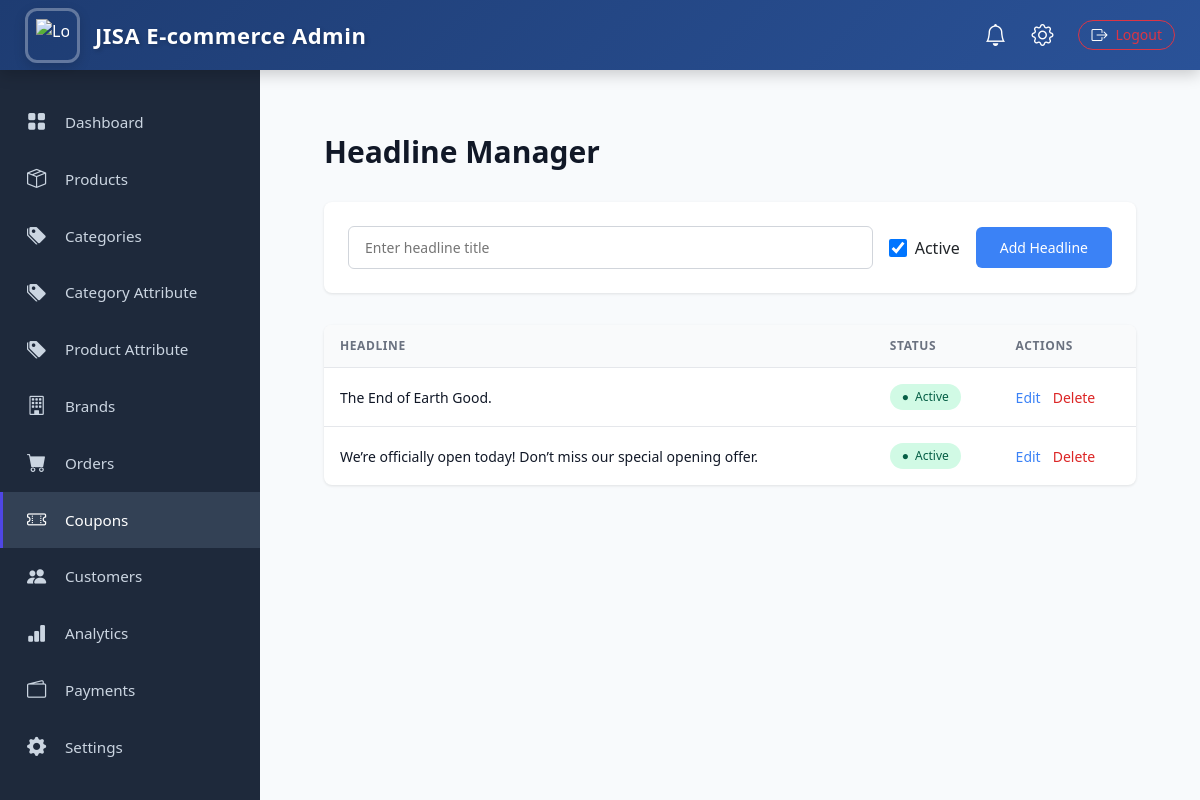
/adminpanel/headline/, run on the app's committed database.
### admin_panel/models.py (models this page shows, shortened)
class SiteHeadline(models.Model):
    title = models.CharField(max_length=255)
    is_active = models.BooleanField(default=True)
    created_at = models.DateTimeField(auto_now_add=True)

### admin_panel/views.py (the view, shortened to what this page needs)
# urls.py: path('headline/', views.headline_page, name='headline_page'),
def headline_page(request):
    edit_headline = None
    edit_id = request.GET.get('edit')
    if edit_id:
        edit_headline = get_object_or_404(SiteHeadline, id=edit_id)
    headlines = SiteHeadline.objects.order_by('-created_at')
    return render(request, 'headline/page.html', {
        'headlines': headlines,
        'edit_headline': edit_headline
    })

### core/context_processors.py (called while the page is built)
def categories_menu(request):
    categories = Category.objects.filter(parent__isnull=True).prefetch_related('children')
    return {'menu_categories': categories}

### admin_panel/templates/headline/page.html (shortened to what this page needs)
{% extends "admin-base.html" %}
{% block content %}
<div class="headline-container">
    <div class="page-header">
        <h2>Headline Manager</h2>
    </div>
    <div class="form-card">
        <form method="post">
            <div class="form-group">
                <input type="text"
                       name="title"
                       class="form-input"
                       placeholder="Enter headline title"
                       value="{% if edit_headline %}{{ edit_headline.title }}{% endif %}"
                       required>
                <label class="checkbox-label">
                    <input type="checkbox" name="is_active"
                           {% if edit_headline %}
                               {% if edit_headline.is_active %}checked{% endif %}
                           {% else %}
                               checked
                           {% endif %}>
                    <span>Active</span>
                </label>
                <button type="submit" class="btn btn-primary">
                    {% if edit_headline %}Update Headline{% else %}Add Headline{% endif %}
                </button>
            </div>
        </form>
    </div>
    <div class="table-card">
        <div class="table-wrapper">
            <table>
                <thead>
                    <tr>
                        <th>Headline</th>
                        <th>Status</th>
                        <th>Actions</th>
                    </tr>
                </thead>
                <tbody>
                    {% for h in headlines %}
                    <tr>
                        <td>{{ h.title }}</td>
                        <td>
                            {% if h.is_active %}
                                <span class="status-badge status-active">
                                    <span>●</span> Active
                                </span>
                            {% else %}
                                <span class="status-badge status-inactive">
                                    <span>●</span> Inactive
                                </span>
                            {% endif %}
                        </td>
                        <td>
                            <div class="action-links">
                                <a href="{% url 'headline_page' %}?edit={{ h.id }}" class="action-link">
                                    Edit
                                </a>
                                <a href="{% url 'headline_delete' h.id %}"
                                   class="action-link action-link-danger"
                                   onclick="return confirm('Are you sure you want to delete this headline?');">
                                    Delete
                                </a>
                            </div>
                        </td>
                    </tr>
                    {% endfor %}
                </tbody>
            </table>
        </div>
    </div>
</div>
{% endblock %}

### admin_panel/templates/headline/page.html (style rules this page uses)
.headline-container { max-width: 1200px; margin: 0 auto; padding: 2rem; }
.page-header { margin-bottom: 2rem; }
.page-header h2 { font-size: 1.875rem; font-weight: 700; color: #111827; margin: 0; }
.form-card { background: white; border-radius: 0.5rem; box-shadow: 0 1px 3px rgba(0, 0, 0, 0.1); padding: 1.5rem; margin-bottom: 2rem; }
.form-group { display: flex; gap: 1rem; align-items: center; flex-wrap: wrap; }
.form-input { flex: 1; min-width: 300px; padding: 0.625rem 1rem; border: 1px solid #d1d5db; border-radius: 0.375rem; font-size: 0.875rem; transition: all 0.2s; }
.checkbox-label { display: flex; align-items: center; gap: 0.5rem; cursor: pointer; user-select: none; }
.checkbox-label input[type="checkbox"] { width: 1.125rem; height: 1.125rem; cursor: pointer; }
.btn { padding: 0.625rem 1.5rem; border-radius: 0.375rem; font-size: 0.875rem; font-weight: 500; cursor: pointer; transition: all 0.2s; border: none; text-decoration: none; display: inline-block; }
.btn-primary { background: #3b82f6; color: white; }
.table-card { background: white; border-radius: 0.5rem; box-shadow: 0 1px 3px rgba(0, 0, 0, 0.1); overflow: hidden; }
.table-wrapper { overflow-x: auto; }
table { width: 100%; border-collapse: collapse; }
thead { background: #f9fafb; }
th { padding: 0.75rem 1rem; text-align: left; font-size: 0.75rem; font-weight: 600; color: #6b7280; text-transform: uppercase; letter-spacing: 0.05em; }
td { padding: 1rem; border-top: 1px solid #e5e7eb; font-size: 0.875rem; color: #111827; }
.status-badge { display: inline-flex; align-items: center; gap: 0.375rem; padding: 0.25rem 0.75rem; border-radius: 9999px; font-size: 0.75rem; font-weight: 500; }
.status-active { background: #d1fae5; color: #065f46; }
.action-links { display: flex; gap: 0.75rem; }
.action-link { color: #3b82f6; text-decoration: none; font-weight: 500; transition: color 0.2s; }
.action-link-danger { color: #dc2626; }

### data on the page
SiteHeadline: title "The End of Earth Good.", is_active "Active"
SiteHeadline: title "We’re officially open today! Don’t miss our special opening offer.", is_active "Active"
